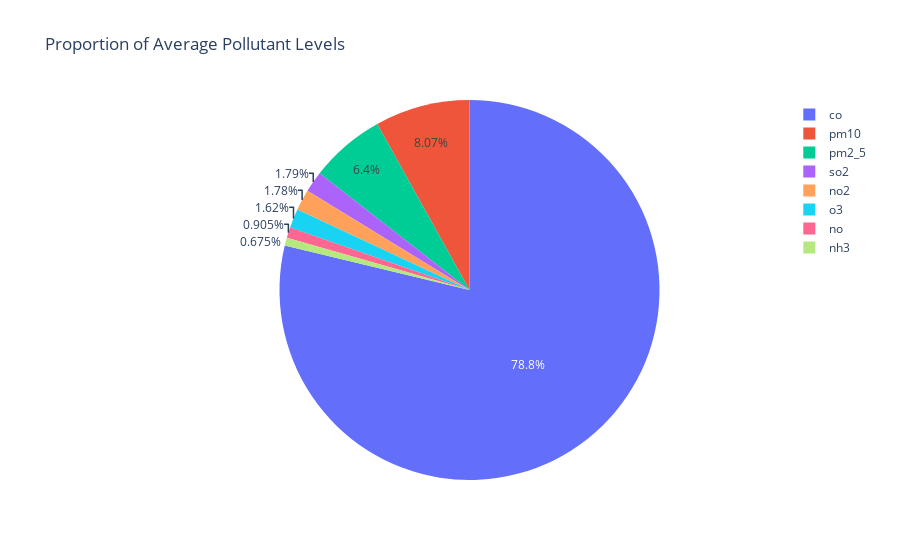

Source (notebook cell):
### Markdown cell above
### Proportion of Average Pollutant Levels

### Code cell
# Pie chart
fig_pie = px.pie(average_levels, values='Average Level', names='Pollutant', title='Proportion of Average Pollutant Levels')
fig_pie.show()

### Figure 1 — Plotly figure (JSON) as saved in the notebook; plotly's stock layout.template omitted (floating-point values rounded to 4 significant figures)
{"data": [{"domain": {"x": [0, 1], "y": [0, 1]}, "hovertemplate": "Pollutant=%{label}<br>Average Level=%{value}<extra></extra>", "labels": ["co", "no", "no2", "o3", "so2", "pm2_5", "pm10", "nh3"], "legendgroup": "", "name": "", "showlegend": true, "type": "pie", "values": [2929.0, 33.66, 66.22, 60.35, 66.69, 238.1, 300.1, 25.11]}], "layout": {"legend": {"tracegroupgap": 0}, "title": {"text": "Proportion of Average Pollutant Levels"}}}
